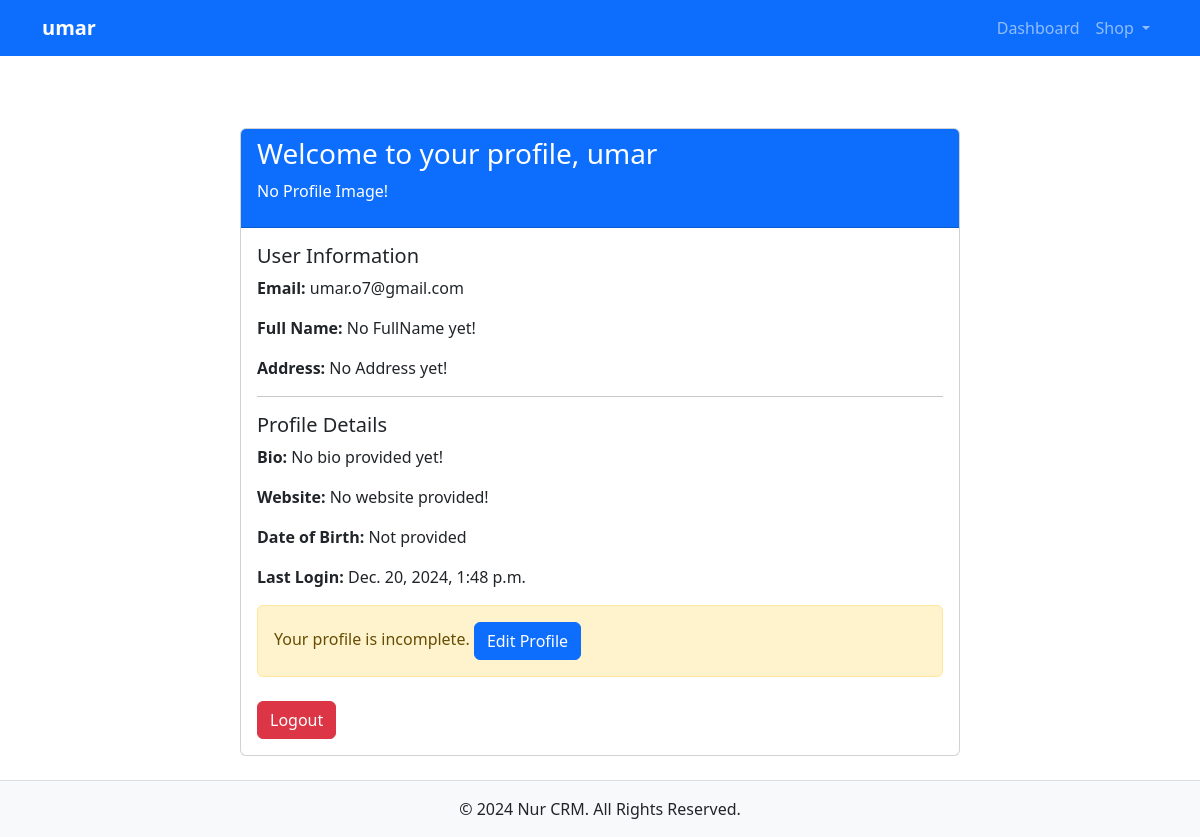
Screenshot of /nur/profile/1/ (signed in) with the database file from the repository.
### Nur/models.py (models this page shows, shortened)
class CustomUser(AbstractUser):
    phone_number = models.CharField(
        max_length=20,
        validators=[
            RegexValidator(
                r'^\+?1?\d{9,15}$',
                message="Enter a valid phone number (e.g., +123456789)."
            )
        ]
    )
    address = models.TextField(null=True,blank=True)
    created_at = models.DateTimeField(auto_now_add=True)
    last_password_reset = models.DateTimeField(null=True, blank=True)

class Profile(models.Model):
    user = models.OneToOneField(
        'Nur.CustomUser', on_delete=models.CASCADE, related_name="profile"
    )
    bio = models.TextField(blank=True, null=True)
    profile_picture = models.ImageField(upload_to="images/profile_pics/", blank=True, null=True)
    website = models.URLField(blank=True, null=True)
    date_of_birth = models.DateField(blank=True, null=True)
    created_at = models.DateTimeField(auto_now_add=True)
    updated_at = models.DateTimeField(auto_now=True)
    is_active = models.BooleanField(default=True)

### Nur/views.py (the view)
# urls.py: path('profile/<int:pk>/', ProfileDetailView.as_view(), name='profile'),
class ProfileDetailView(LoginRequiredMixin, generic.DetailView):
    model = Profile
    template_name = 'user/profile.html'
    def get_object(self):
        profile, created = Profile.objects.get_or_create(user=self.request.user)
        if created:
            return redirect(reverse_lazy('update-profile'))
        return profile
    def get_context_data(self, **kwargs):
        context = super().get_context_data(**kwargs)
        profile = context['profile']
        products = Product.objects.filter(user=self.request.user)
        total_benefit = 0
        for product in products:
            if product.sold > 0 and product.price:
                total_benefit += (product.price - product.cost_price) * product.sold
        context['total_benefit'] = total_benefit
        context['profile'] = profile
        return context

### templates/user/profile.html (shortened to what this page needs)
{% extends "main/base.html" %}
{% block content %}
<div class="container mt-5">
    <div class="row justify-content-center">
        <div class="col-md-8">
            <div class="card">
                <div class="card-header bg-primary text-white">
                    <h3>Welcome to your profile, {{ profile.user.username }}</h3>
                    {% if form.profile_picture.value %}
                        <img src="{{ form.profile_picture.value.url }}" alt="Profile Picture" />
                    {% else %}
                        <p>No Profile Image!</p>
                    {% endif %}
                </div>
                <div class="card-body">
                    <h5 class="card-title">User Information</h5>
                    <p class="card-text"><strong>Email:</strong> {{ profile.user.email }}</p>
                    {% if profile.user.first_name and profile.user.last_name %}
                        <p class="card-text"><strong>Full Name:</strong> {{ profile.user.first_name }} {{ profile.user.last_name }}</p>
                    {% else %}
                        <p class="card-text"><strong>Full Name:</strong> No FullName yet!</p>
                    {% endif %}
                    {% if profile.user.country and profile.user.city and profile.user.address %}
                        <p class="card-text"><strong>Address:</strong> {{ profile.user.country }} | {{ profile.user.city }} | {{ profile.user.address }}</p>
                    {% else %}
                        <p class="card-text"><strong>Address:</strong> No Address yet!</p>
                    {% endif %}
                    <hr>
                    <h5 class="card-title">Profile Details</h5>
                    <p class="card-text"><strong>Bio:</strong> {{ profile.bio|default:"No bio provided yet!" }}</p>
                    <p class="card-text"><strong>Website:</strong> {{ profile.website|default:"No website provided!" }}</p>
                    <p class="card-text"><strong>Date of Birth:</strong> {{ profile.date_of_birth|default:"Not provided" }}</p>
                    <p class="card-text"><strong>Last Login:</strong> {{ profile.updated_at }}</p>
                    {% if not profile.bio %}
                        <div class="alert alert-warning mt-3">
                            Your profile is incomplete. <a href="{% url 'update-profile' pk=request.user.profile.pk %}" class="btn btn-primary">Edit Profile</a>
                        </div>
                    {% endif %}
                    <form action="{% url 'logout' %}" method="post" class="mt-4">
                        <button type="submit" class="btn btn-danger">Logout</button>
                    </form>
                </div>
            </div>
        </div>
    </div>
</div>
{% endblock %}

### templates/main/base.html (shortened to what this page needs)
<!DOCTYPE html>
{% load static %}
<html lang="en">
<head>
    <link href="https://cdn.jsdelivr.net/npm/bootstrap@5.3.0/dist/css/bootstrap.min.css" rel="stylesheet">
</head>
<body>
    <header class="navbar navbar-expand-lg navbar-dark bg-primary">
        <div class="container">
            {% if user.is_authenticated %}
                <a class="navbar-brand fw-bold d-flex align-items-center" href="#" id="navbarDropdown" role="button" data-bs-toggle="dropdown" aria-expanded="false">
                    <span>{{ user.username }}</span>
                </a>
            {% else %}
                <a class="navbar-brand fw-bold" href="{% url 'home' %}">Nur CRM</a>
            {% endif %}
            <div class="collapse navbar-collapse" id="navbarNav">
                <ul class="navbar-nav ms-auto">
                    {% if user.is_authenticated %}
                        <li class="nav-item">
                            <a class="nav-link" href="{% url 'dashboard' %}">Dashboard</a>
                        </li>
                        <li class="nav-item dropdown">
                            <a class="nav-link dropdown-toggle" href="#" id="shopDropdown" role="button" data-bs-toggle="dropdown" aria-expanded="false">
                                Shop
                            </a>
                        </li>
                    {% else %}
                        <li class="nav-item">
                            <a class="nav-link" href="/login/">Login</a>
                        </li>
                    {% endif %}
                </ul>
            </div>
        </div>
    </header>
    <main class="container my-4">
        {% block content %}{% endblock %}
    </main>
    <footer class="bg-light text-center py-3">
        <div class="container">
            <p class="mb-0">&copy; 2024 Nur CRM. All Rights Reserved.</p>
        </div>
    </footer>
</body>
</html>

### templates/main/base.html (style rules this page uses)
.navbar { position: fixed; top: 0; left: 0; width: 100%; z-index: 9999; padding: 0.5rem 1rem; }
body { padding-top: 56px; min-height: 100vh; display: flex; flex-direction: column; }
main { flex: 1; }
footer { border-top: 1px solid #ddd; }

### rows the page displays
CustomUser: username "umar"
Profile: user.username "umar", user.email "umar.o7@gmail.com", bio "No bio provided yet!", website "No website provided!", date_of_birth "Not provided", updated_at "Dec. 20, 2024, 1:48 p.m."
